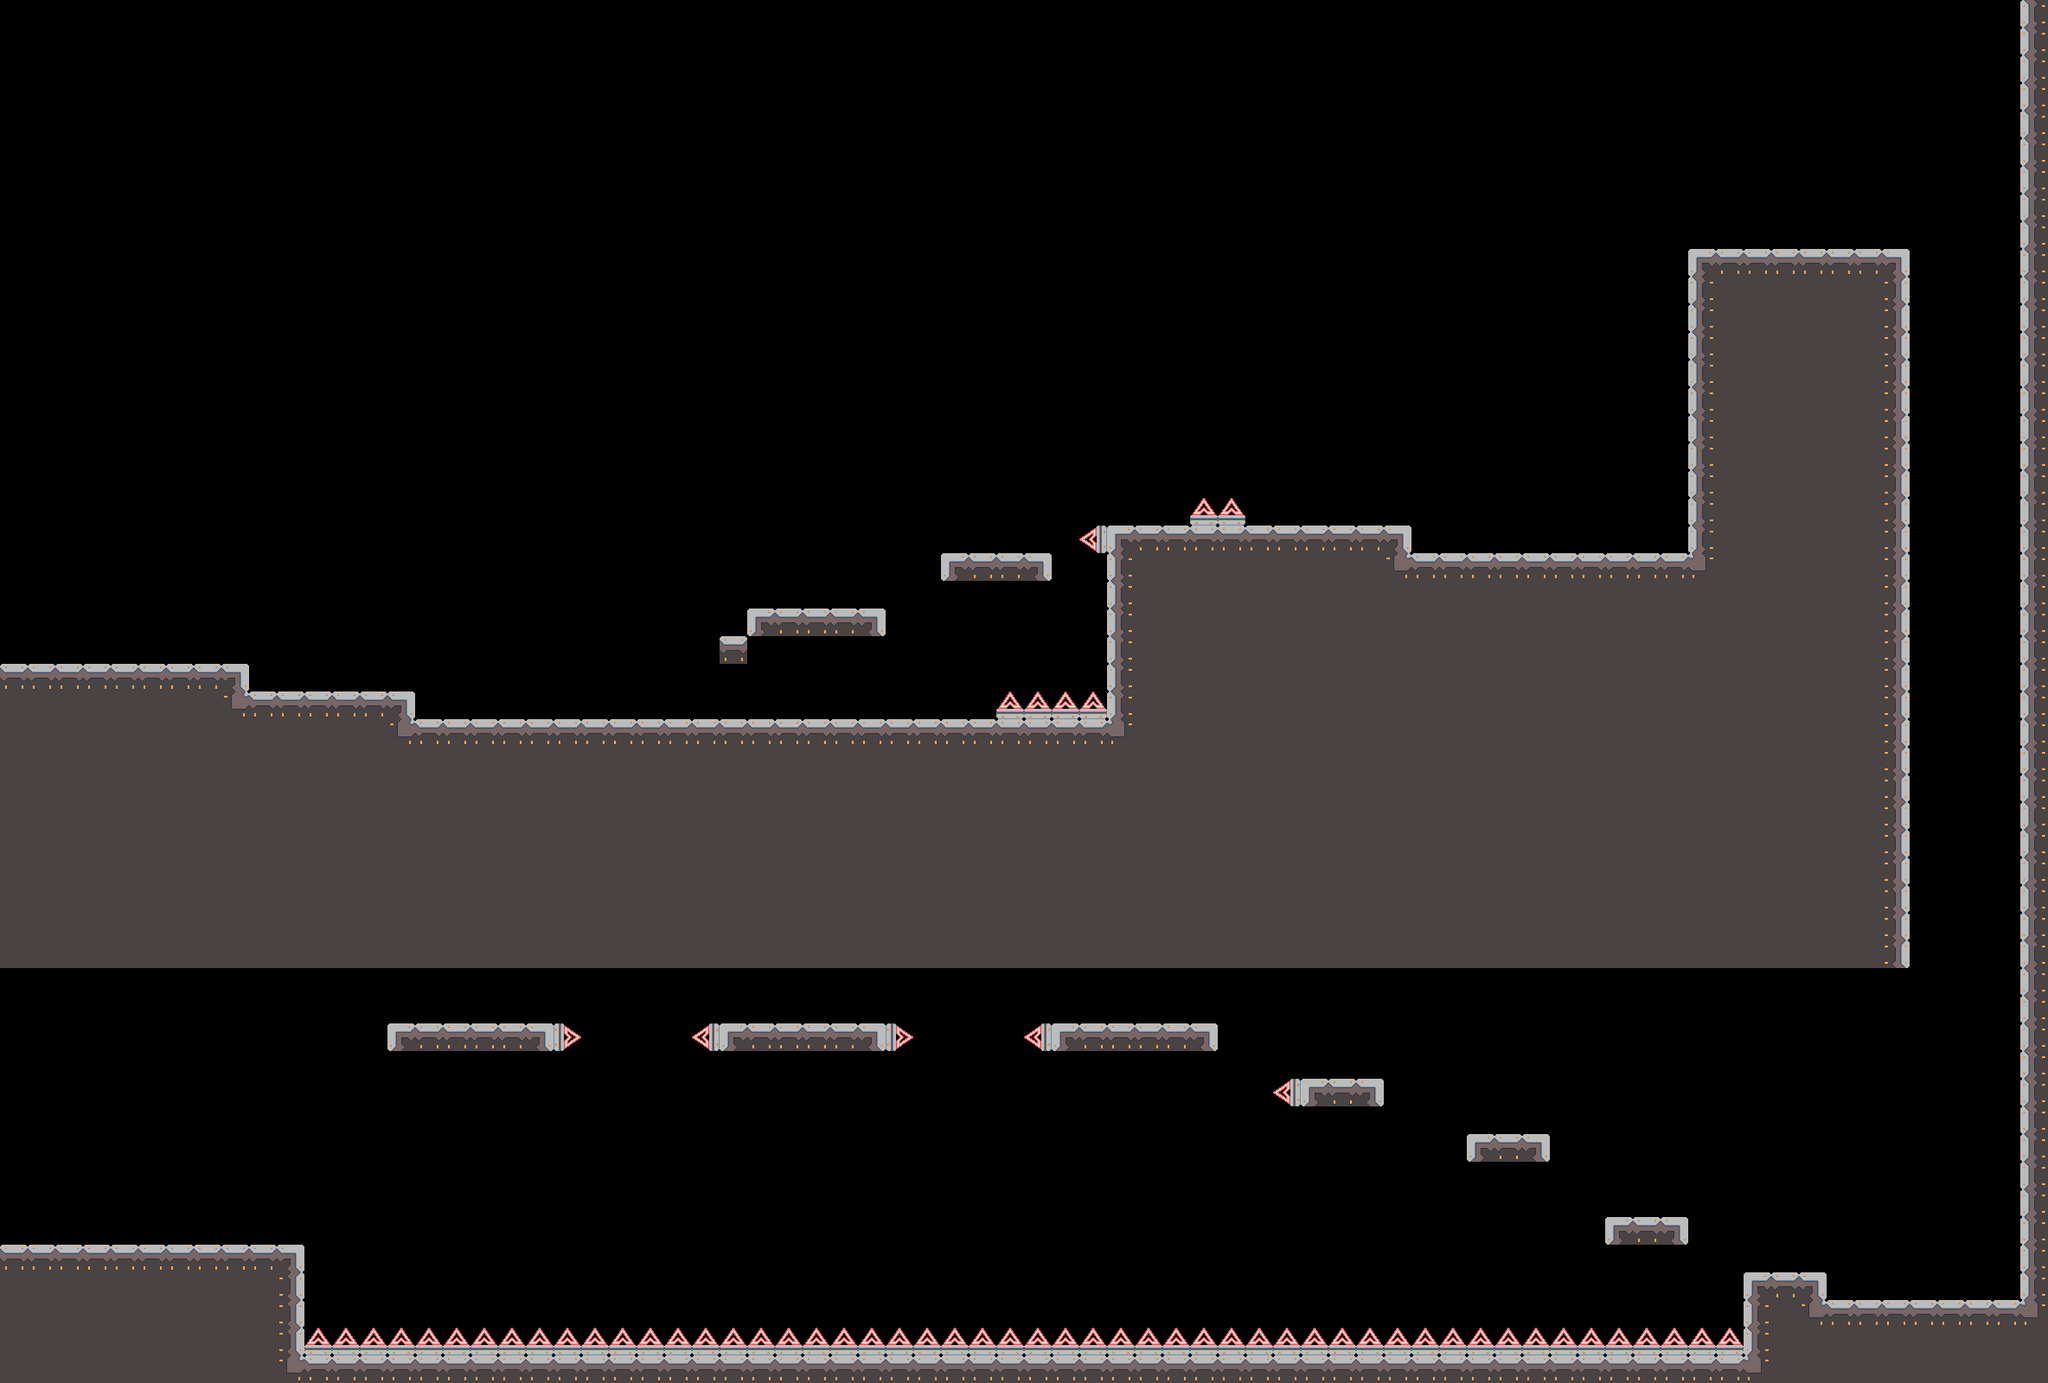

The image is a tile-based game level rendered from a .tmx file. Its description and source (layers, tilesets, objects; grid data summarised) follow:
An orthogonal 74x50 tile map with 32x32 px tiles, 1 tile layer (Tile Layer 1) and 2 objects (spawn, finish).

<map version="1.0" tiledversion="1.0.3" orientation="orthogonal" renderorder="right-up" width="74" height="50" tilewidth="32" tileheight="32" nextobjectid="3">
 <tileset firstgid="1" source="main_tileset.tsx" />
 <layer name="Tile Layer 1" width="74" height="50">
  <data>[3700 cells, 1209 non-empty, 11 distinct tile ids]</data>
 </layer>
 <objectgroup name="entity">
  <object id="1" name="spawn" type="spawn" x="128" y="704" width="32" height="32" />
  <object id="2" name="finish" type="finish" x="128" y="1408" width="32" height="32" />
 </objectgroup>
</map>